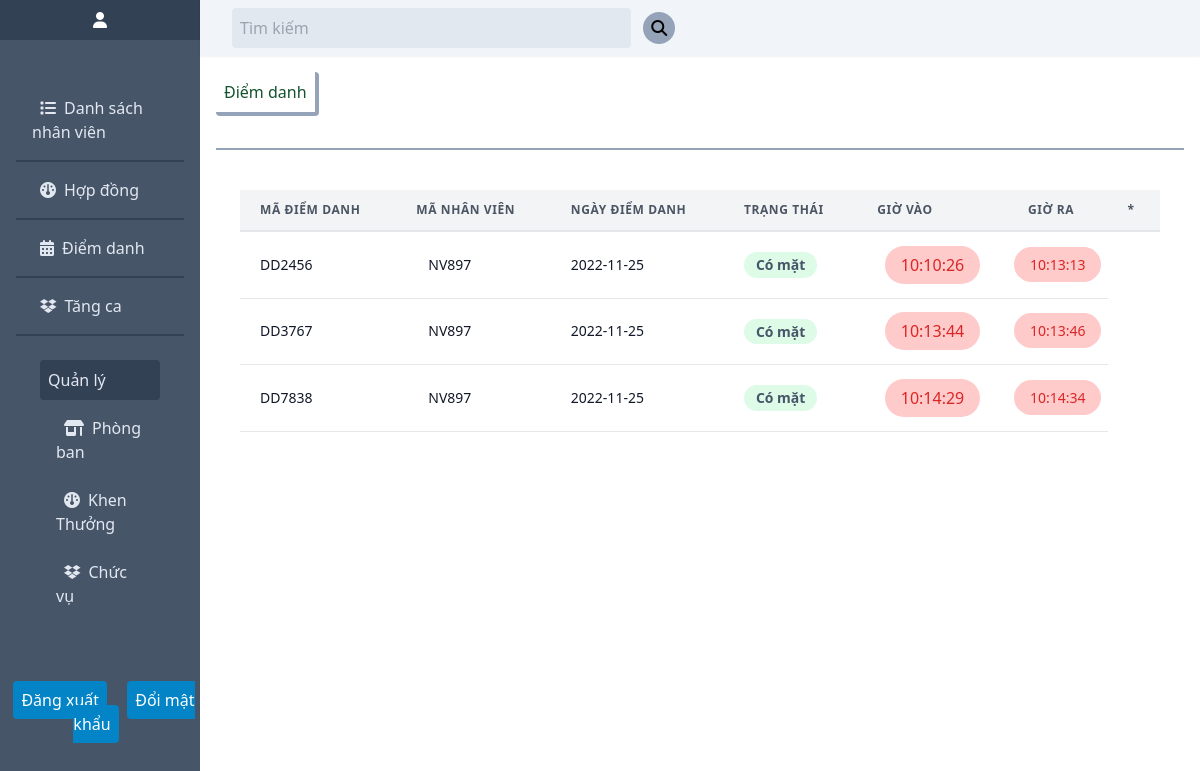
The app's page /chitietdiemdanh.php?maNv=NV897 with its own data.
### tables this page shows
CREATE TABLE `diemdanh` (
  `maDD` varchar(20) NOT NULL,
  `maNv` varchar(20) NOT NULL,
  `ngay` date NOT NULL,
  `trangthai` int(1) NOT NULL,
  `giovao` varchar(33) NOT NULL,
  `giora` varchar(33) NOT NULL,
  `id` int(11) NOT NULL
);

### src/controller/attendController.php (called while the page is built, shortened)
<?php
class attendController
{
    public function attend_detail($id)
    {
        $Attend = new Attend();
        $data = $Attend->getId($id);
        require './src/views/attend-detail.php';
        return $data;
    }
}

### src/config/database.php (called while the page is built, shortened)
<?php
class Database {
    public $hostname = 'localhost';
    public $username = 'root';
    public $pw = '';
    public $dbname = 'du_an1';
    public function __construct()
    {
        $this->conn = mysqli_connect($this->hostname, $this->username, $this->pw, $this->dbname);
    }
}
?>

### src/model/User.php (called while the page is built, shortened)
<?php
class User extends Database
{
    public function getId($id)
    {
        $reusult = mysqli_query($this->conn, "SELECT * FROM nhanvien where maNv = '$id'");
        $data = mysqli_fetch_assoc($reusult);
        return $data;
    }
}

### src/model/Attend.php (called while the page is built, shortened)
<?php
class Attend extends Database
{
    public function getId($maNv)
    {
        $data  = mysqli_query($this->conn, "SELECT * FROM diemdanh where maNV = '$maNv'");
        return $data;
    }
}

### src/views/attend-detail.php (the view, shortened to what this page needs)
<?php
require './src/views/component/head.php';
?>
<body>
    <main>
        <?php
        require './src/views/component/nav.php';
        ?>
        <section class="float-right w-5/6 relative">
            <?php
            require './src/views/component/search-header.php';
            ?>
            <div class="content-home bg_user">
                <div class="flex justify-between text-green-900 font-medium">
                    <p class="border border-slate-400 rounded border-0 border-r-4 border-b-4 m-4 p-2">Điểm danh</p>
                </div>
                <hr class="m-4 border-b-2 border-0 border-slate-400">
                <div class="m-10 pb-20">
                    <table class="min-w-full leading-normal">
                        <thead>
                            <tr>
                                <th class="px-5 py-3 border-b-2 border-gray-200 bg-gray-100 text-left text-xs font-semibold text-gray-600 uppercase tracking-wider">
                                    Mã điểm danh
                                </th>
                                <th class="px-5 py-3 border-b-2 border-gray-200 bg-gray-100 text-left text-xs font-semibold text-gray-600 uppercase tracking-wider">
                                    Mã nhân viên
                                </th>
                                <th class="px-5 py-3 border-b-2 border-gray-200 bg-gray-100 text-left text-xs font-semibold text-gray-600 uppercase tracking-wider">
                                    Ngày điểm danh
                                </th>
                                <th class="px-5 py-3 border-b-2 border-gray-200 bg-gray-100 text-left text-xs font-semibold text-gray-600 uppercase tracking-wider">
                                    Trạng thái
                                </th>
                                <th class="px-5 py-3 border-b-2 border-gray-200 bg-gray-100 text-left text-xs font-semibold text-gray-600 uppercase tracking-wider">
                                    Giờ vào
                                </th>
                                <th class="px-5 py-3 border-b-2 border-gray-200 bg-gray-100 text-left text-xs font-semibold text-gray-600 uppercase tracking-wider">
                                    Giờ ra
                                </th>
                                <th class="px-5 py-3 border-b-2 border-gray-200 bg-gray-100 text-left text-xs font-semibold text-gray-600 uppercase tracking-wider">
                                    *
                                </th>
                            </tr>
                        </thead>
                        <tbody>
                            <?php
                            while ($rows = mysqli_fetch_assoc($data)) {
                            ?>
                                <tr>
                                    <td class="px-5 py-5 border-b border-gray-200 bg-white text-sm">
                                        <p class="text-gray-900 whitespace-no-wrap"><?php echo $rows['maDD'] ?></p>
                                    </td>
                                    <td class="px-5 py-5 border-b border-gray-200 bg-white text-sm">
                                        <div class="ml-3">
                                            <p class="text-gray-900 whitespace-no-wrap">
                                                <?php echo $rows['maNv'] ?>
                                            </p>
                                        </div>
                                    </td>
                                    <td class="px-5 py-5 border-b border-gray-200 bg-white text-sm">
                                        <p class="text-gray-900 whitespace-no-wrap">
                                            <?php echo $rows['ngay'] ?>
                                        </p>
                                    </td>
                                    <td class="px-5 py-5 border-b border-gray-200 bg-white text-sm">
                                        <span class="relative inline-block px-3 py-1 font-semibold text-green-900 leading-tight">
                                            <span aria-hidden class="absolute inset-0 bg-green-200 opacity-50 rounded-full"></span>
                                                <span class="relative"><?php
                                                    if ($rows['trangthai'] == 1) {
                                                        echo '<p class="text-slate-600">Có mặt</p>';
                                                    } else {
                                                        echo '<p class="text-red-600">Vắng</p>';
                                                    }
                                                ?></span>
                                            </span>
                                    </td>
                                    <td class="px-5 py-5 border-b border-gray-200 text-center ">
                                        <p class=" bg-red-200 text-red-600 inline p-2 px-4 rounded-full whitespace-no-wrap">
                                            <?php echo $rows['giovao'] ?>
                                        </p>
                                    </td>
                                    <td class="py-5 text-center border-b border-gray-200 bg-white text-sm">
                                        <p class=" bg-red-200 text-red-600 inline p-2 px-4 rounded-full whitespace-no-wrap">
                                            <?php echo $rows['giora'] ?>
                                        </p>
                                    </td>
                                </tr>
                            <?php
                            }
                            ?>
                        </tbody>
                    </table>
                </div>
            </div>
        </section>
    </main>
</body>
</html>

### chitietdiemdanh.php (shortened to what this page needs)
<?php
$attendController = new attendController();
if ($_SERVER['REQUEST_METHOD'] == "GET") {
    $id = $_GET['maNv'];
    $attendController->attend_detail($id);
}

### src/views/component/head.php (shortened to what this page needs)
<!DOCTYPE html>
<html lang="en">
<head>
    <script src="https://cdn.tailwindcss.com"></script>
    <link rel="stylesheet" href="./assets/css/style.css">
    <link rel="stylesheet" href="https://cdnjs.cloudflare.com/ajax/libs/font-awesome/6.2.0/css/all.min.css" />
</head>

### src/views/component/nav.php (shortened to what this page needs)
<nav class="bg-slate-600 w-1/6 navbar fixed h-screen">
    <a href="./home" class="block text-white text-center bg-slate-700 p-2 w-full">
        <i class="fa-solid fa-user"></i>
    </a>
    <ul class="text-slate-200 p-4 py-10">
        <li class="link p-2 py-2 m-2"><i class="px-2 fa-solid fa-list"></i><a href="./danhsachnhanvien">Danh sách nhân viên</a></li>
        <hr class="border border-0 border-b-2 border-slate-700">
        <li class="p-2 py-2 m-2"><i class="px-2 fa-solid fa-gauge"></i><a href="./hopdong">Hợp đồng</a></li>
        <hr class="border border-0 border-b-2 border-slate-700">
        <li class="p-2 py-2 m-2"><i class="px-2 fa-solid fa-calendar-days"></i><a href="./diemdanh">Điểm danh</a></li>
        <hr class="border border-0 border-b-2 border-slate-700">
        <li class="p-2 py-2 m-2"><i class="px-2 fa-brands fa-dropbox"></i><a href="./tangca">Tăng ca</a></li>
        <hr class="border border-0 border-b-2 border-slate-700">
        <ul class="m-4 p-2">
            <a href="" class="block p-2 bg-slate-700 rounded">Quản lý</a>
            <li class="p-2 py-2 m-2"><i class="px-2 fa-solid fa-shop"></i><a href="./phongban">Phòng ban</a></li>
            <li class="p-2 py-2 m-2"><i class="px-2 fa-solid fa-gauge"></i><a href="./khenthuong">Khen Thưởng</a></li>
            <li class="p-2 py-2 m-2"><i class="px-2 fa-brands fa-dropbox"></i><a href="./chucvu">Chức vụ</a></li>
        </ul>
    </ul>
    <div class="text-center">
        <a href="./dangxuat" class="bg-sky-600 p-2 m-2 text-white rounded">Đăng xuất</a>
        <a href="./doimatkhau" class="bg-sky-600 p-2 m-2 text-white rounded">Đổi mật khẩu</a>
    </div>
</nav>

### src/views/component/search-header.php (shortened to what this page needs)
<header class="bg-slate-100 drop-shadow-sm flex justify-between w-full">
    <form action="./timkiemnhanvien.php" method="GET">
        <input type="text" name="search" class="p-2 pr-40 bg-slate-200 text-slate-700 rounded m-2 ml-8" placeholder="Tìm kiếm">
        <button type="submit"><i class="p-2 rounded-full bg-slate-400 fa-solid fa-magnifying-glass"></i></button>
    </form>
    <div class="profile mr-10 relative">
        <?php
            $User = new User();
            $dataUserId = $User->getId($_SESSION['isUser']);
        ?>
    </div>
</header>

### records on screen
diemdanh: maDD "DD2456", maNv "NV897", ngay "2022-11-25", trangthai "Có mặt", giovao "10:10:26", giora "10:13:13"
diemdanh: maDD "DD3767", maNv "NV897", ngay "2022-11-25", trangthai "Có mặt", giovao "10:13:44", giora "10:13:46"
diemdanh: maDD "DD7838", maNv "NV897", ngay "2022-11-25", trangthai "Có mặt", giovao "10:14:29", giora "10:14:34"
